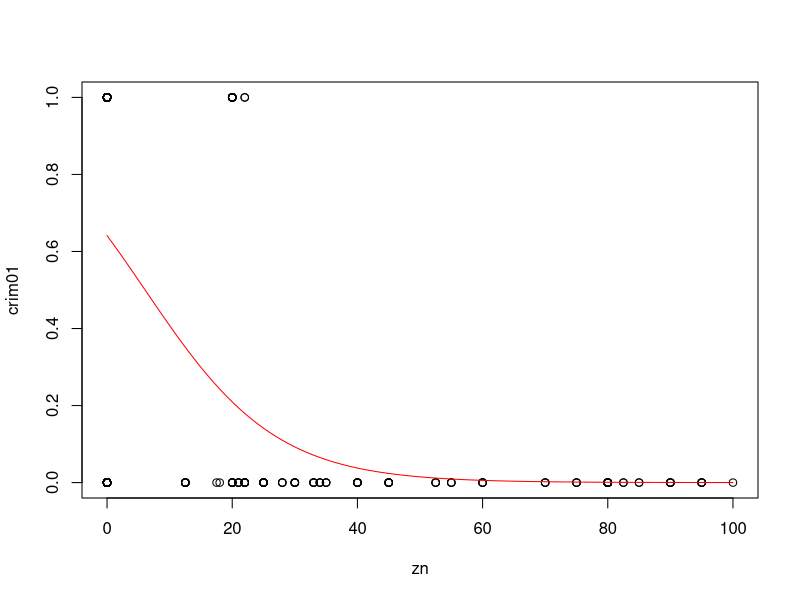
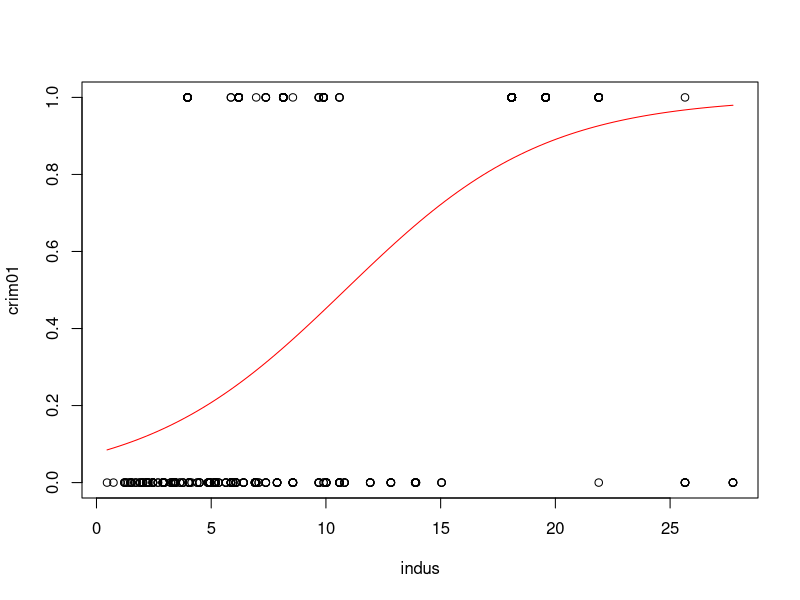
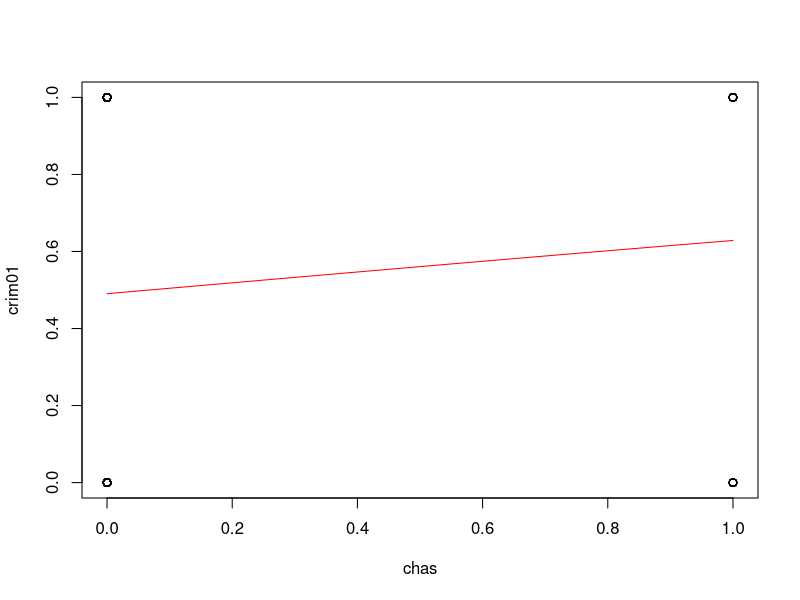
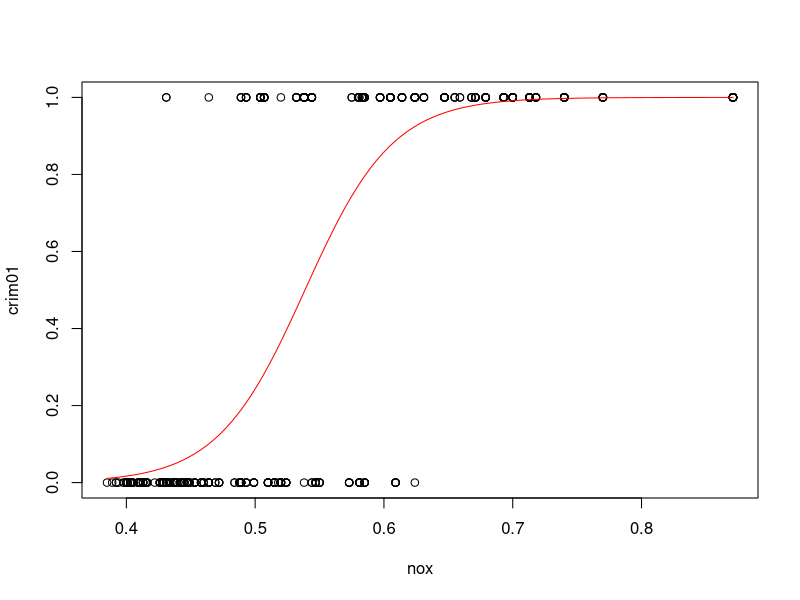
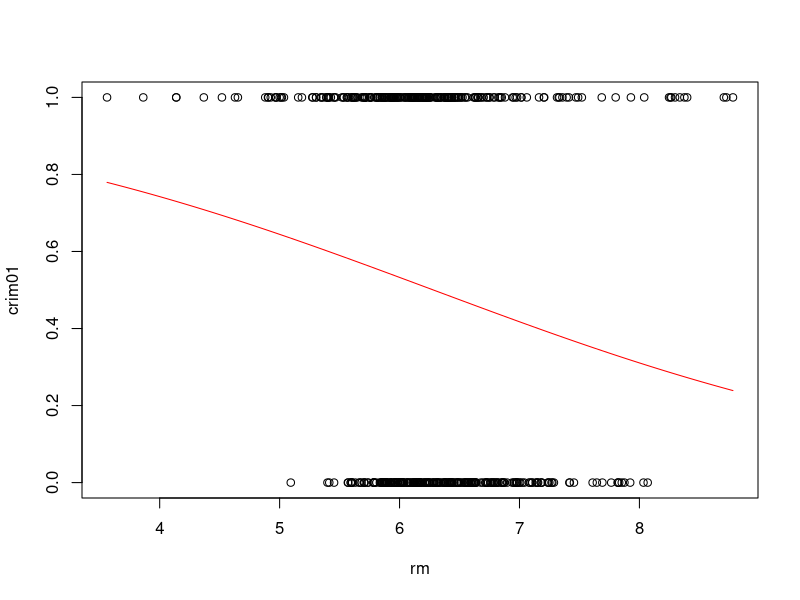
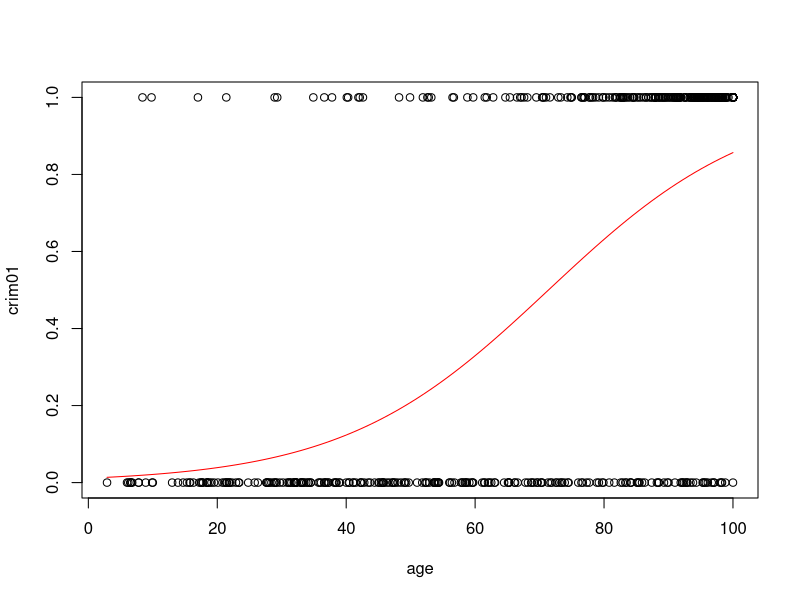
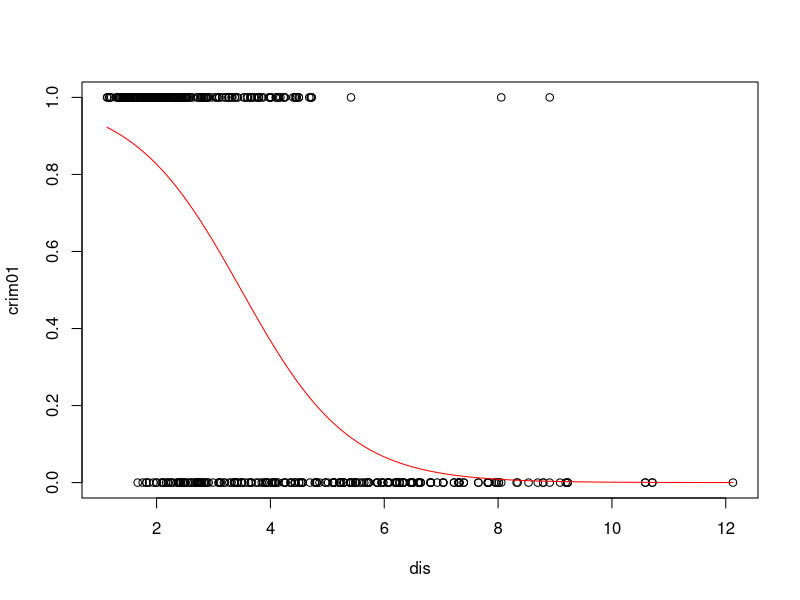
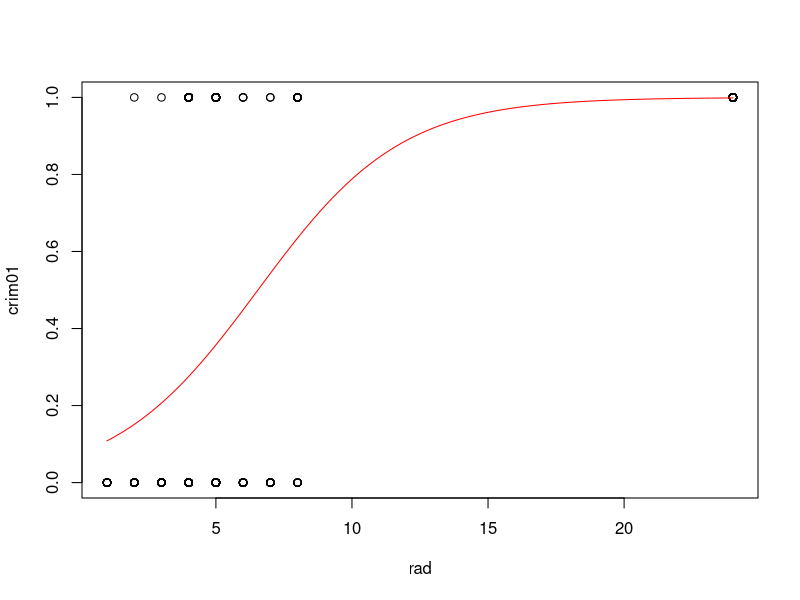

Write the R code that produced these figures, in order.
library(MASS)
attach(Boston)

Boston_Sort <- Boston[order(age, decreasing = FALSE), ]
crim01 <- 1*(crim>=median(crim))
Boston.varsToUse <- names(Boston)[-(names(Boston)=="crim")]

# Fit & Plot Logistic Regression, with Logistic Curve

for (varToPlot in Boston.varsToUse) {
  xToPlot <- Boston[,varToPlot]
  logistic.crim01.test <- glm(crim01 ~ xToPlot, data=Boston, family = binomial)
  plot(crim01 ~ xToPlot, xlab=varToPlot, ylab="crim01")
  curve(predict(logistic.crim01.test, data.frame(xToPlot=x), type="resp"), add=TRUE, col="red")
}


